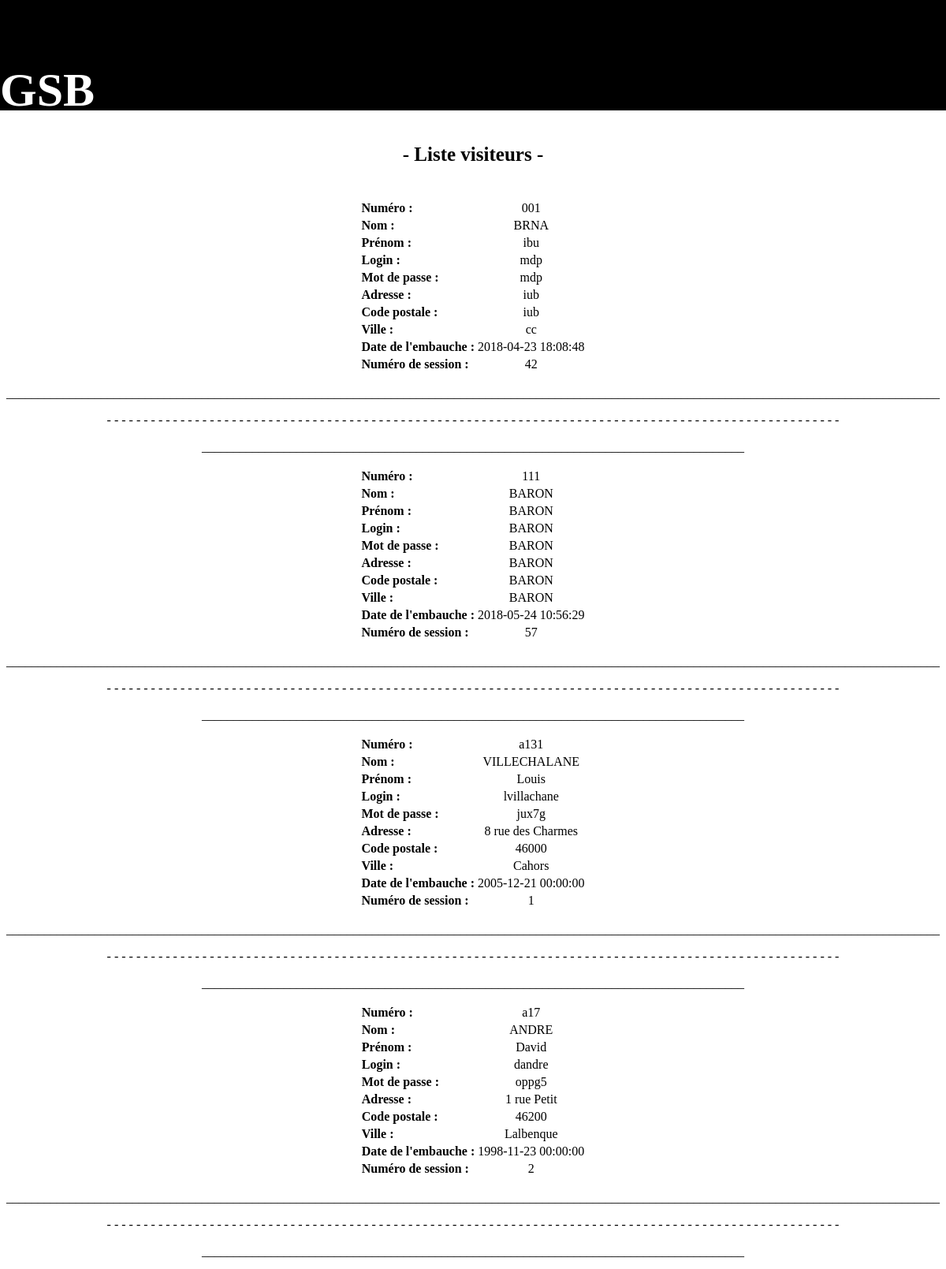
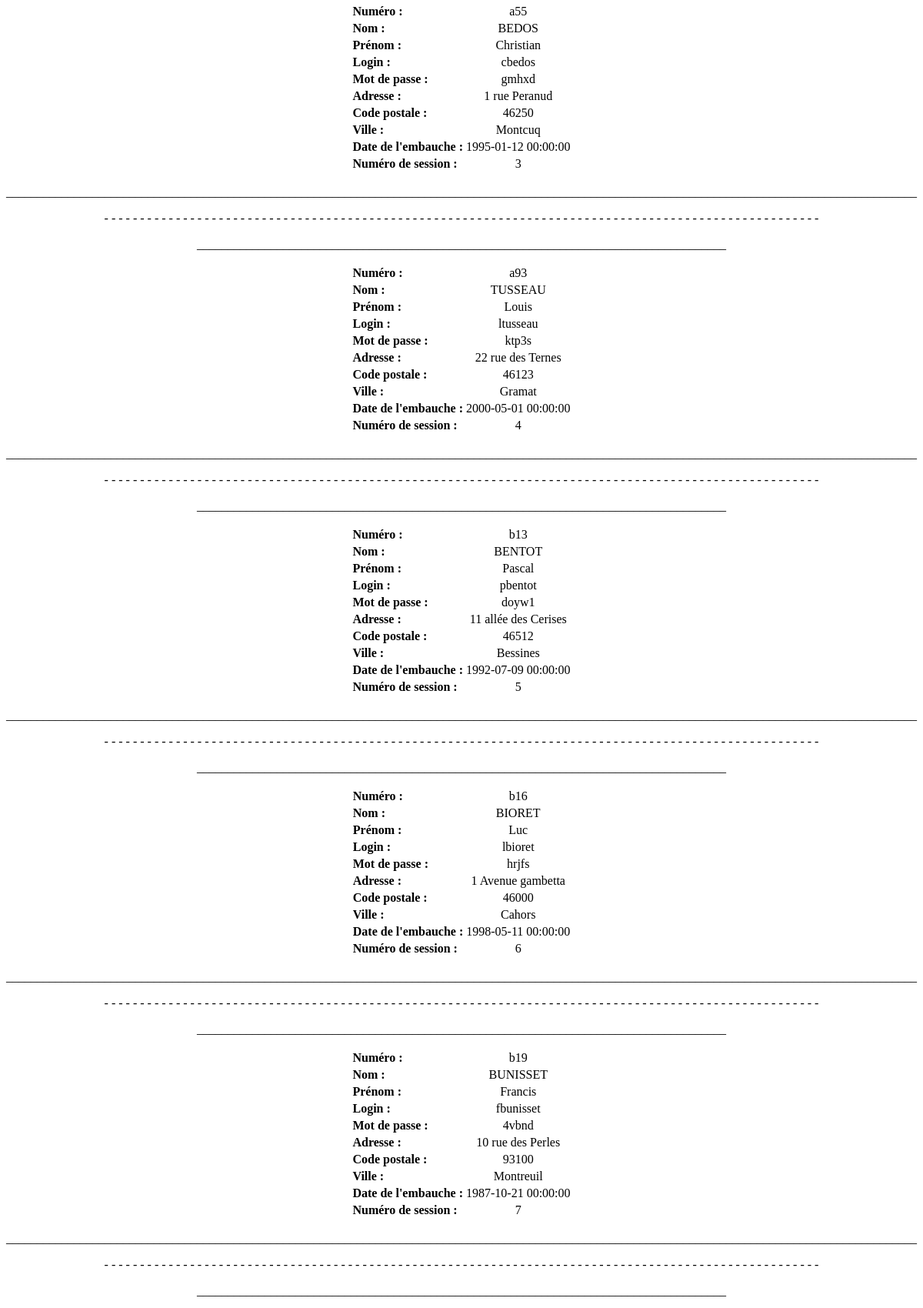
Screenshot of /gestfrais/views/Consulter/consulterVisiteurs.php (upper part) with the database file from the repository (2 pictures, top to bottom).
### tables this page shows
CREATE TABLE IF NOT EXISTS `visiteur` (
  `idVisiteurs` varchar(10) NOT NULL,
  `nom` varchar(20) DEFAULT NULL,
  `prenom` varchar(20) DEFAULT NULL,
  `login` varchar(20) DEFAULT NULL,
  `mdp` varchar(20) DEFAULT NULL,
  `adresse` varchar(50) DEFAULT NULL,
  `cp` varchar(20) DEFAULT NULL,
  `ville` varchar(30) DEFAULT NULL,
  `dateEmbauche` datetime DEFAULT NULL,
  `session_id` int(11) NOT NULL AUTO_INCREMENT,
  PRIMARY KEY (`idVisiteurs`),
  KEY `session_id` (`session_id`)
);

### gestfrais/controller/conBDD.php (called while the page is built, shortened)
<?php
require_once('C:\wamp64\www\gestfrais\models\modele.php');
function consVisiteurs(){
	consulterVisiteurs();
}
?>

### gestfrais/models/modele.php (the view, shortened to what this page needs)
<?php
function consulterVisiteurs(){
	try{
		$bdd = new PDO('mysql:host=10.99.98.192;dbname=gsbv2;charset=utf8','GSBPHP','',array(PDO::ATTR_ERRMODE => PDO::ERRMODE_EXCEPTION));
	}
	catch(Exceptions $e){
		die('Erreurs : ' . $e->getMessage());
			echo"Erreur connexion dans la méthode consulterVisiteurs dans modele.php";
		return false;
	}
	?>
	<h5> - Liste visiteurs - </h5>
	<?php
		$reponse = $bdd->query('SELECT UPPER(nom) as nom_Maj, idVisiteurs, prenom, login, mdp, adresse, cp, ville, dateEmbauche, session_id FROM visiteur');
		if($reponse){
			while($donnee = $reponse->fetch()){
	?>
				<table colspan = 2>
					<tr>
						<th>Numéro :</th>
						<td><?php echo $donnee['idVisiteurs'];?></td>
					</tr>
					<tr>
						<th>Nom :</th>
						<td><?php echo $donnee['nom_Maj']; ?></td>
					</tr>
					<tr>
						<th>Prénom :</th>
						<td> <?php echo $donnee['prenom']; ?></td>
					</tr>
					<tr>
						<th>Login :</th>
						<td><?php echo $donnee['login']; ?></td>
					</tr>
					<tr>
						<th>Mot de passe :</th>
						<td><?php echo $donnee['mdp']; ?> </td>
					</tr>
					<tr>
						<th>Adresse :</th>
						<td><?php echo $donnee['adresse']; ?></td>
					</tr>
					<tr>
						<th>Code postale :</th>
						<td><?php echo $donnee['cp'];?></td>
					</tr>
					<tr>
						<th>Ville :</th>
						<td><?php echo $donnee['ville'];?></td>
					</tr>
					<tr>
						<th>Date de l'embauche :</th>
						<td><?php echo $donnee['dateEmbauche'];?></td>
					</tr>
					<tr>
						<th>Numéro de session :</th>
						<td><?php echo $donnee['session_id'];?></td>
					</tr>
				</table>
	<p>____________________________________________________________________________________________________________________________________________________</p>
	<p>- - - - - - - - - - - - - - - - - - - - - - - - - - - - - - - - - - - - - - - - - - - - - - - - - - - - - - - - - - - - - - - - - - - - - - - - - - - - - - - - - - - - - - - - - - - - - - - - - - - - </p>
	<p>______________________________________________________________________________________</p>
	<?php
			}
		}
		else{
			echo "Aucune donnée enregistrer";
		}
}
	?>

### gestfrais/views/Consulter/consulterVisiteurs.php (shortened to what this page needs)
<!DOCTYPE html>
<html>
	<head>
		<link rel="stylesheet" href="/gestfrais/views/styleGSB.css">
	</head>
	<body >
		<div id="class1">
			<a href="/gestfrais/views/indexVue.php">
				<h4>GSB<h4>
			</a>
		</div>
			<?php
				require_once('../../controller/conBDD.php');
				consVisiteurs();
			?>
	</body>
</html>

### gestfrais/views/styleGSB.css (style rules this page uses)
@media only screen and (min-width:1025px) { p { color: black; text-align:center; } }
@media only screen and (min-width:1025px) { body { min-height:100%; margin:0; padding:0; position:relative; } }
@media only screen and (min-width:1025px) { h5 { text-align:center; font-size:25px; } }
@media only screen and (min-width:1025px) { #class1 { width:100%; height:140px; background-color:black; } }
@media only screen and (min-width:1025px) { #class1 h4 { font-size:60px; position:fixed; color:white; position:absolute; } }
@media only screen and (min-width:1025px) { a { color:black; } }
@media only screen and (min-width:1025px) { table { margin:auto; } }
@media only screen and (min-width:1025px) { th { text-align : left; } }
@media only screen and (min-width:1025px) { tr { text-align:center; } }

### gestfrais/views/Consulter/consulterVisiteurs.php (style rules this page uses)
a:link { text-decoration:none; }

### rows the page displays
visiteur: idVisiteurs "001", nom_Maj "BRNA", prenom "ibu", login "mdp", mdp "mdp", adresse "iub", cp "iub", ville "cc", dateEmbauche "2018-04-23 18:08:48", session "42"
visiteur: idVisiteurs "111", nom_Maj "BARON", prenom "BARON", login "BARON", mdp "BARON", adresse "BARON", cp "BARON", ville "BARON", dateEmbauche "2018-05-24 10:56:29", session "57"
visiteur: idVisiteurs "a131", nom_Maj "VILLECHALANE", prenom "Louis", login "lvillachane", mdp "jux7g", adresse "8 rue des Charmes", cp "46000", ville "Cahors", dateEmbauche "2005-12-21 00:00:00", session "1"
visiteur: idVisiteurs "a17", nom_Maj "ANDRE", prenom "David", login "dandre", mdp "oppg5", adresse "1 rue Petit", cp "46200", ville "Lalbenque", dateEmbauche "1998-11-23 00:00:00", session "2"
visiteur: idVisiteurs "a55", nom_Maj "BEDOS", prenom "Christian", login "cbedos", mdp "gmhxd", adresse "1 rue Peranud", cp "46250", ville "Montcuq", dateEmbauche "1995-01-12 00:00:00", session "3"
visiteur: idVisiteurs "a93", nom_Maj "TUSSEAU", prenom "Louis", login "ltusseau", mdp "ktp3s", adresse "22 rue des Ternes", cp "46123", ville "Gramat", dateEmbauche "2000-05-01 00:00:00", session "4"
visiteur: idVisiteurs "b13", nom_Maj "BENTOT", prenom "Pascal", login "pbentot", mdp "doyw1", adresse "11 allée des Cerises", cp "46512", ville "Bessines", dateEmbauche "1992-07-09 00:00:00", session "5"
visiteur: idVisiteurs "b16", nom_Maj "BIORET", prenom "Luc", login "lbioret", mdp "hrjfs", adresse "1 Avenue gambetta", cp "46000", ville "Cahors", dateEmbauche "1998-05-11 00:00:00", session "6"
visiteur: idVisiteurs "b19", nom_Maj "BUNISSET", prenom "Francis", login "fbunisset", mdp "4vbnd", adresse "10 rue des Perles", cp "93100", ville "Montreuil", dateEmbauche "1987-10-21 00:00:00", session "7"
